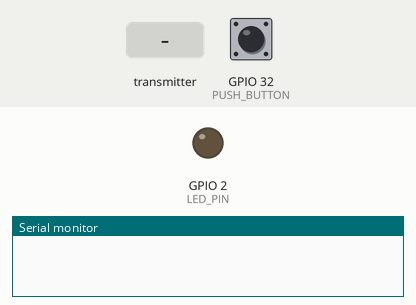
Bench run of a program on a simulated ESP32. Shown: output pins drawn as LEDs (lit = HIGH), the last lines printed to the serial monitor. Dashed ring = blinking. The inputs (shaded band) are chosen by the test bench; at power-on: GPIO 32 (PUSH_BUTTON) HIGH.

Above: at 1.2 s.
1.3 s: the transmitter starts sending ledState = 0
At 1.6 s:
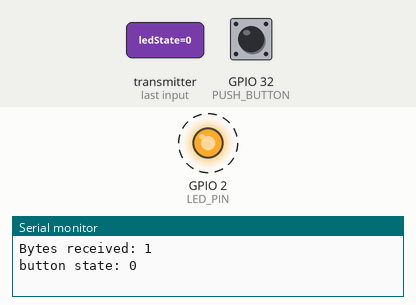
4.3 s: GPIO 32 (PUSH_BUTTON) pulled LOW for 0.15 s
7.4 s: GPIO 32 (PUSH_BUTTON) pulled LOW for 1 s
At 8.2 s:
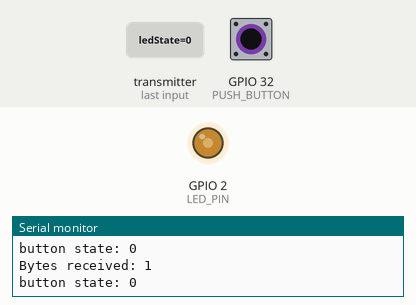
10.4 s: the transmitter starts sending ledState = 1
At 10.4 s:
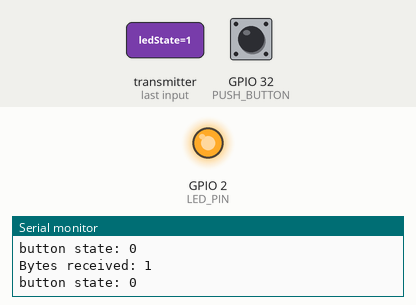
Timing chart, 0 to 12.9 s (numbered marks = the images above; inputs shaded):
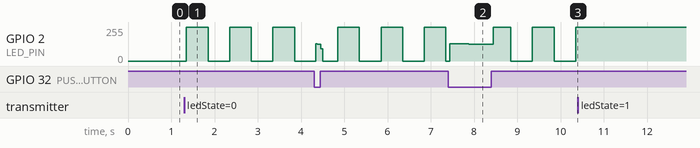

Measured:
- after the input at 1.3 s, GPIO 2 (LED_PIN): alternates 255/255 for 0.50 s and 0/255 for 0.50 s, starting after 0.05 s
- after the input at 10.4 s, GPIO 2 (LED_PIN): stops changing and stays 255/255

The program:

main.cpp
```cpp
#include <Arduino.h>
#include <esp_now.h>
#include <WiFi.h>

#define LED_PIN 2
#define PUSH_BUTTON 32

// Structure example to receive data
// Must match the sender structure
typedef struct struct_message {
  bool ledState;
} struct_message;

// Create a struct_message called myData
struct_message myData;

int ledState = 0;

// callback function that will be executed when data is received
void OnDataRecv(const uint8_t * mac, const uint8_t *incomingData, int len) {
  memcpy(&myData, incomingData, sizeof(myData));
  Serial.print("Bytes received: ");
  Serial.println(len);
  Serial.print("button state: ");
  Serial.println(myData.ledState);

  if (myData.ledState == 0) ledState = !ledState;
}

void setup() {
  // Initialize Serial Monitor
  Serial.begin(115200);
  pinMode(LED_PIN, OUTPUT);
  pinMode(PUSH_BUTTON, INPUT_PULLUP);

  // Set device as a Wi-Fi Station
  WiFi.mode(WIFI_STA);

  // Init ESP-NOW
  if (esp_now_init() != ESP_OK) {
    Serial.println("Error initializing ESP-NOW");
    return;
  }

  // Once ESPNow is successfully Init, we will register for recv CB to
  // get recv packer info
  esp_now_register_recv_cb(OnDataRecv);
}

void loop() {
  uint8_t buttonState = digitalRead(PUSH_BUTTON);
  if(buttonState == LOW) ledState = !ledState;
  digitalWrite(LED_PIN, ledState);
}
```
